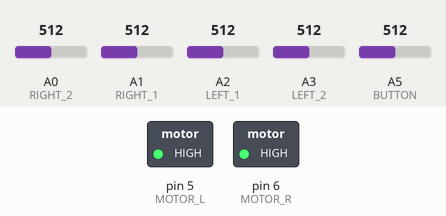
Simulated run of this sketch. Board: Arduino Uno, built with avr-gcc and run on an emulated ATmega328P. On the bench: switched loads named in the sketch (green lamp = pin HIGH). Inputs (shaded band) come from the test bench; at power-on: A0 (RIGHT_2) = 512, A2 (LEFT_1) = 512, A1 (RIGHT_1) = 512, A3 (LEFT_2) = 512, A5 (BUTTON) = 512.

Above: at 1.2 s.
1.3 s: A0 (RIGHT_2) set to 472
2.8 s: A0 (RIGHT_2) set to 453
At 3.1 s:
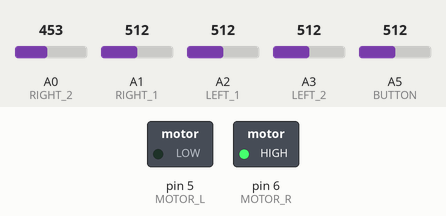
4.3 s: A0 (RIGHT_2) set to 716
At 5.4 s:
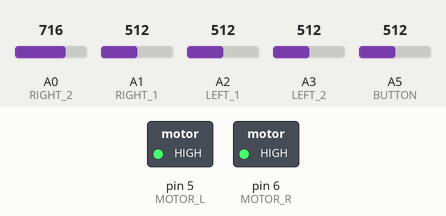
5.8 s: A2 (LEFT_1) set to 471
7.3 s: A2 (LEFT_1) set to 446
At 7.7 s:
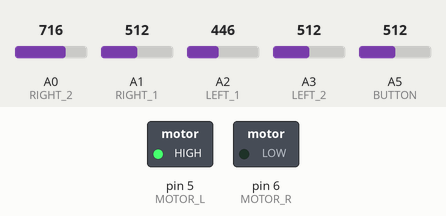
8.8 s: A2 (LEFT_1) set to 716
At 10.1 s:
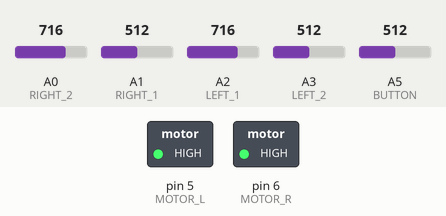
Timing chart, 0 to 11.3 s (numbered marks = the images above; inputs shaded):
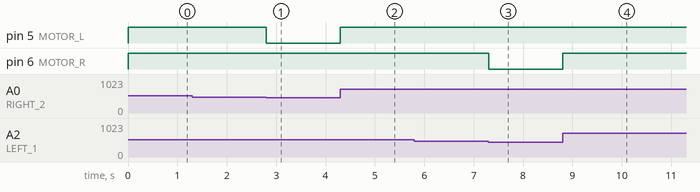

Measured:
- the behaviour switches between 462 and 461 on A0 (RIGHT_2) (found by bisection; images 0 and 1)
- the behaviour switches between 462 and 461 on A2 (LEFT_1) (found by bisection; images 2 and 3)
- after the input at 1.3 s, every drawn part: stays the same
- after the input at 2.8 s, pin 5 (MOTOR_L): HIGH → LOW at once
- after the input at 4.3 s, pin 5 (MOTOR_L): LOW → HIGH at once
- after the input at 5.8 s, every drawn part: stays the same
- after the input at 7.3 s, pin 6 (MOTOR_R): HIGH → LOW at once
- after the input at 8.8 s, pin 6 (MOTOR_R): LOW → HIGH at once

The sketch:

Line_follower_simulation.ino
```cpp
#define LEFT_2 A3
#define LEFT_1 A2
#define RIGHT_1 A1
#define RIGHT_2 A0
#define MOTOR_L 5
#define MOTOR_R 6
#define BUTTON A5
int mx = INT8_MIN;
int button = 0;
int kp = 225 / 2;

void setup()
{
  pinMode(MOTOR_L, OUTPUT);
  pinMode(MOTOR_R, OUTPUT);
  while (button < 100) {
    button = analogRead(BUTTON);
  }
  button = 0;
  calibrate();
  mx -= 50;
  while (button < 100) {
    button = analogRead(BUTTON);
  }
}

void loop()
{
  int error = position();
  int output = min(0, 225 - abs(error) * kp);
  if (error == 0) {
    analogWrite(MOTOR_R, 255);
    analogWrite(MOTOR_L, 255);
  } else if (error < 0 ) {
    analogWrite(MOTOR_L, output);
  } else {
    analogWrite(MOTOR_R, output);
  }
}

void calibrate() {
  while (button < 100) {
    int val = analogRead(LEFT_2);
    mx = max(mx, val);
    val = analogRead(LEFT_1);
    mx = max(mx, val);
    val = analogRead(RIGHT_1);
    mx = max(mx, val);
    val = analogRead(RIGHT_2);
    mx = max(mx, val);
    button = analogRead(BUTTON);
  }
  button = 0;
}

int position() {
  int left2 = analogRead(LEFT_2);
  int left1 = analogRead(LEFT_1);
  int right1 = analogRead(RIGHT_1);
  int right2 = analogRead(RIGHT_2);
  return (left1 >= mx) * (-1) + (left2 >= mx) * (-1) + (right1 >= mx) + (right2 >= mx);
}
```
